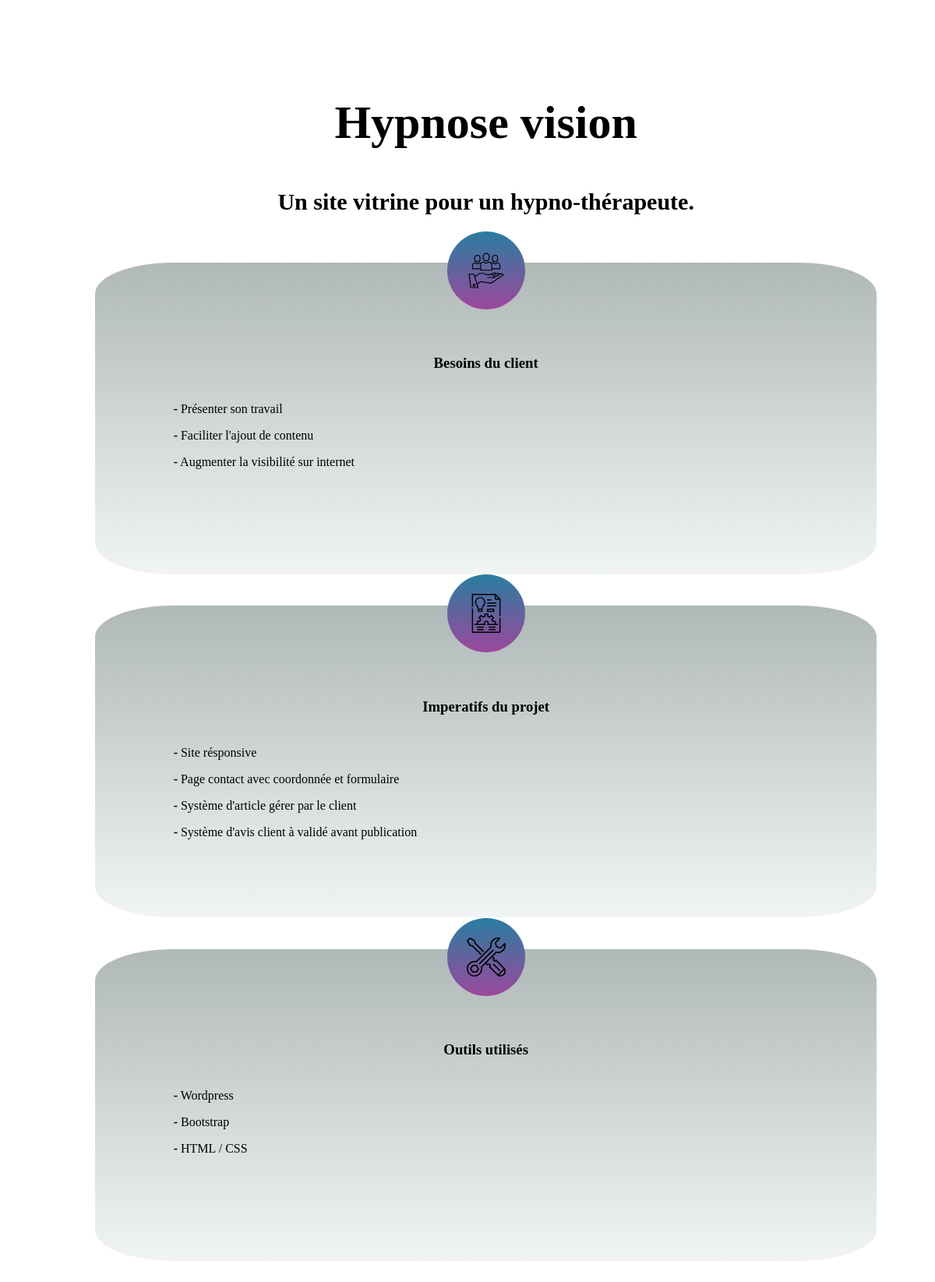
Screenshot of /Script/Projets/projet.php with the database file from the repository.
### tables this page shows
CREATE TABLE IF NOT EXISTS `projects` (
  `ID` int(11) NOT NULL AUTO_INCREMENT,
  `Titre` varchar(255) NOT NULL,
  `Presentation` varchar(255) NOT NULL,
  `Besoin1` varchar(255) NOT NULL,
  `Besoin2` varchar(255) NOT NULL,
  `Besoin3` varchar(255) NOT NULL,
  `Besoin4` varchar(255) NOT NULL,
  `Besoin5` varchar(255) NOT NULL,
  `Imperatif1` varchar(255) NOT NULL,
  `Imperatif2` varchar(255) NOT NULL,
  `Imperatif3` varchar(255) NOT NULL,
  `Imperatif4` varchar(255) NOT NULL,
  `Imperatif5` varchar(255) NOT NULL,
  `Wordpress` tinyint(1) NOT NULL,
  `Prestashop` tinyint(1) NOT NULL,
  `Bootstrap` tinyint(1) NOT NULL,
  `HTML` tinyint(1) NOT NULL,
  `CSS` tinyint(1) NOT NULL,
  `PHP` tinyint(1) NOT NULL,
  `Site_Vitrine` tinyint(1) NOT NULL,
  `E-commerce` tinyint(4) NOT NULL,
  PRIMARY KEY (`ID`)
);

### Script/Projets/projet.php (the view)
<link rel="stylesheet" href="Script/Projets/style.css" type="text/css">
<?php
$bdd = new PDO('mysql:host=localhost;dbname=anthfpxc_web;charset=utf8', 'anthfpxc', 'rItxfJ96O9cE');
$MaxID = $bdd->query('SELECT ID FROM projects ORDER BY ID DESC LIMIT 1');
while ($value = $MaxID->fetch())
{
    if (isset($_GET['id']) AND $_GET['id'] <= $value['ID'] )
    {
        $ID = $_GET['id'];
    }
    else
    {
        $ID = 1;
    }
    $reponse = $bdd->query('SELECT * FROM projects WHERE ID = ' . $ID);
    while ($donnees = $reponse->fetch())
    {
        $Title = $donnees['Titre'];
        $Desc = $donnees['Presentation'];
        $Besoin = [$donnees['Besoin1'], $donnees['Besoin2'], $donnees['Besoin3'], $donnees['Besoin4'], $donnees['Besoin5']];
        $Imperatif = [$donnees['Imperatif1'],$donnees['Imperatif2'],$donnees['Imperatif3'],$donnees['Imperatif4'],$donnees['Imperatif5']];
        $Outils = [$donnees['Wordpress'],$donnees['Prestashop'],$donnees['Bootstrap'],$donnees['HTML'],$donnees['CSS'],$donnees['PHP'],$donnees['Site_Vitrine'],$donnees['E-commerce']];
?>
<div class="Container_Presentation_Projet">
    <?php
        echo '<h4 class="title_cat">' . $Title . '</h4>';
        echo '<h5 class="desc_cat">' . $Desc . '</h5>' ;
    ?>
    <div class="Container_block">
        <div class="row">
            <div class="col-md-4 project-section">
                <div class="box-project">
                    <div class="cicle-project">
                        <img class="icon-project" src="Script/Projets/img/client.svg" title="Clients">
                    </div>
                    <h3 class="box-project-title">Besoins du client</h3>
                    <div class="box-project-desc">
                        <?php
                            for ($Number = 0; $Number <= 4; $Number++)
                            {
                                if ($Besoin[$Number])
                                {
                                    echo '<p><b>-</b> ' . $Besoin[$Number] . '</p>';
                                }
                            }
                        ?>
                    </div>
                </div>
            </div>
            <div class="col-md-4 project-section">
                <div class="box-project">
                    <div class="cicle-project">
                        <img class="icon-project" src="Script/Projets/img/project.svg" title="Projets">
                    </div>
                    <h3 class="box-project-title">Imperatifs du projet</h3>
                    <div class="box-project-desc">
                        <?php
                            for ($Number = 0; $Number <= 4; $Number++)
                            {
                                if ($Imperatif[$Number])
                                {
                                    echo '<p><b>-</b> ' . $Imperatif[$Number] . '</p>';
                                }
                            }
                        ?>
                    </div>
                </div>
            </div>
            <div class="col-md-4 project-section">
                <div class="box-project">
                    <div class="cicle-project">
                        <img class="icon-project" src="Script/Projets/img/tool.svg" title="tools">
                    </div>
                    <h3 class="box-project-title">Outils utilisés</h3>
                    <div class="box-project-desc">
                        <?php
                            if ($Outils[0])
                            {
                                echo '<p><b>-</b> Wordpress</p>';
                            }
                            elseif ($Outils[1])
                            {
                                echo '<p><b>-</b> Prestashop</p>';
                            }
                            if ($Outils[2])
                            {
                                echo '<p><b>-</b> Bootstrap </p>';
                            }
                            if ($Outils[3] AND $Outils[4] AND $Outils[5])
                            {
                                echo '<p><b>-</b> HTML / CSS / PHP</p>';
                            }
                            elseif ($Outils[3]AND $Outils[4] AND !$Outils[5])
                            {
                                echo '<p><b>-</b> HTML / CSS</p>';
                            }
                            elseif (!$Outils[3] AND !$Outils[4] AND $Outils[5])
                            {
                                echo '<p><b>-</b> PHP</p>';
                            }
                        ?>
                    </div>
                </div>
            </div>
        </div>
    </div>
</div>
<?php } } ?>

### Script/Projets/style.css (style rules this page uses)
.Container_Presentation_Projet { position: relative; margin:-2% 0px 2% 2%; padding: 5% 2%; min-height: 600px; width: 96%; background: #fff; border-radius: 10px; }
.Container_Presentation_Projet h4.title_cat { text-align: center; font-size: 60px; margin-bottom: 20px; }
.Container_Presentation_Projet h5.desc_cat { text-align: center; font-size: 30px; }
.Container_block { margin-top: 30px; margin-right: 5%; margin-left: 5%; }
.col-md-4.project-section { margin-top: 20px; padding: 1% 1%; }
.box-project { background-image: linear-gradient( rgb(176, 184, 184), rgba(222, 228, 228, 0.4)); min-height: 400px; border: black; border-width: 1px; border-radius: 10%; }
.cicle-project { border-radius: 100%; background-image: linear-gradient(#2A7D9F, #9C489D); position: relative; top: -40px; margin:0px auto; width: 100px; height: 100px; }
.icon-project { margin: 25% 25%; width: 50px; height: 50px; }
.box-project-title { text-align: center; padding-bottom: 20px; font-weight: bold; }
.box-project-desc { margin: auto 10%; }

### rows the page displays
projects: Titre "Hypnose vision", Presentation "Un site vitrine pour un hypno-thérapeute.", Besoin1 "Présenter son travail", Besoin2 "Faciliter l'ajout de contenu", Besoin3 "Augmenter la visibilité sur internet", Imperatif1 "Site résponsive", Imperatif2 "Page contact avec coordonnée et formulaire", Imperatif3 "Système d'article gérer par le client", Imperatif4 "Système d'avis client à validé avant publication", shows "Wordpress"
